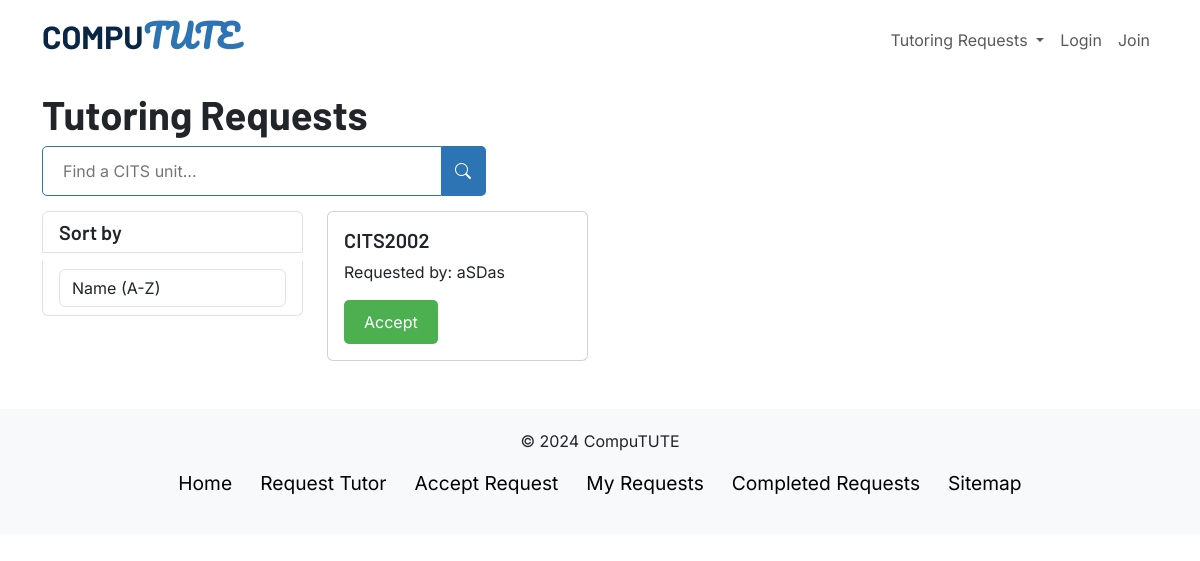
The page /requests on the database as committed earlier.
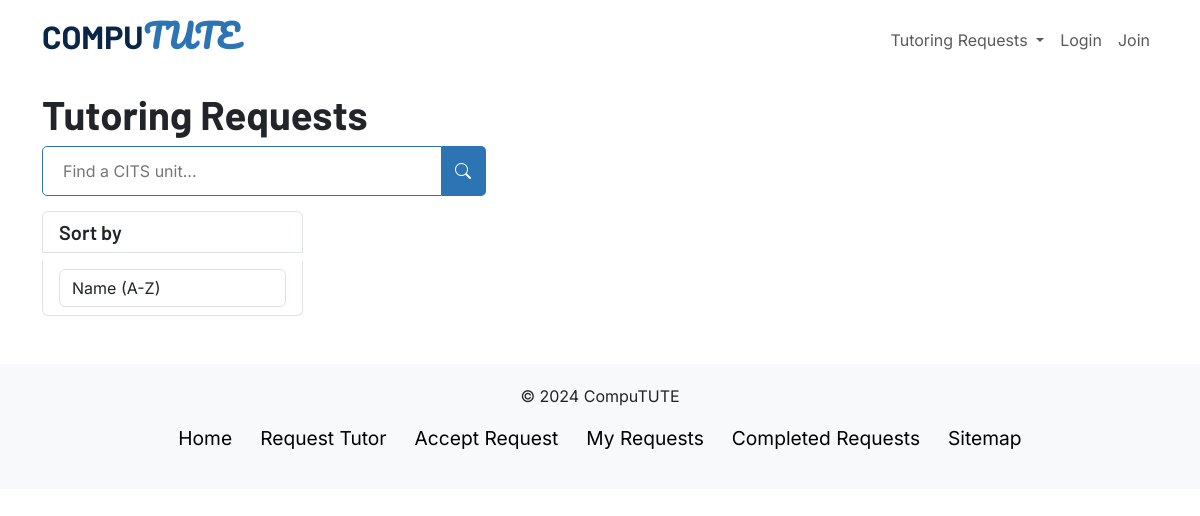
The same page on the database as committed later.
### app.py (models this page shows, shortened)
class Request(db.Model):
    requestID = db.Column(db.Integer, primary_key=True)
    userID = db.Column(db.Integer, db.ForeignKey('user.userID'))
    tutorID = db.Column(db.Integer, db.ForeignKey('tutor.tutorID'))
    unit = db.Column(db.String(150), nullable=False)
    user = db.relationship('User', back_populates='requests')
    tutor = db.relationship('Tutor', back_populates='requests')

class User(db.Model, UserMixin):
    userID = db.Column(db.Integer, primary_key=True)
    userEmail = db.Column(db.String(150), unique=True, nullable=False)
    userPassword = db.Column(db.String(150), nullable=False)
    requests = db.relationship('Request', back_populates='user')

### app.py (the view)
@app.route('/requests', methods=["GET"])
def view_requests():
    if request.method == "GET":
        requests_array = []
        requests = Request.query.all()
        for request_info in requests:
            print(request_info.tutorID)
            if(request_info.tutorID == None):
                user_requesting = User.query.get(request_info.userID)
                new_request = {"id": request_info.requestID, "user": user_requesting.userEmail, "unit": request_info.unit}
                requests_array.append(new_request)
        return render_template("requests.html", requests=requests_array)

### templates/requests.html (shortened to what this page needs)
{% extends "layout.html" %}
{% block head %}
{{ super() }}
<link rel="stylesheet" href="{{ url_for('static', filename='css/requests.css') }}">
{% endblock %}
{% block content %}
<div class="container">
  <div class="row">
    <h1 class="title">Tutoring Requests</h1>
    <div class="col-md-12">
      <form id="searchForm" class="d-flex">
        <input class="search-field" type="search" placeholder="Find a CITS unit..." aria-label="Search">
        <button class="search-btn" type="submit">
          <i class="bi bi-search"></i>
        </button>
      </form>
    </div>
  </div>
  <div class="row mb-5 ">
    <div class="col-md-3 sort-section">
      <div class="list-group">
        <h5 class="list-group-item">Sort by</h5>
        <div class="list-group-item">
          <select class="form-control" id="sort">
            <option value="name_asc">Name (A-Z)</option>
          </select>
        </div>
      </div>
    </div>
    <div class="col-md-9 items-section">
      <div class="row">
        {% for request in requests %}
          <div class="col-md-4">
            <div class="card">
              <div class="card-body">
                <h5 class="card-title">{{ request['unit'] }}</h5>
                <p class="card-text">Requested by: {{ request['user'] }} </p>
                <form action="/acceptrequest" method="POST" id="requestId={{ request['id'] }}">
                  <button data-request-id="{{ request['id'] }}", name="selected_id" value="{{ request['id'] }}">Accept</button>
                </form>
              </div>
            </div>
          </div>
        {% endfor %}
      </div>
    </div>
  </div>
</div>
{% endblock %}

Rows that differ between the two databases and show on the page:
no longer on this page (row edited): Request: unit "CITS2002"
no longer on this page (row unchanged): User: user "aSDas"
Other text that changed with them:
list line gone: "Requested by: Accept"
